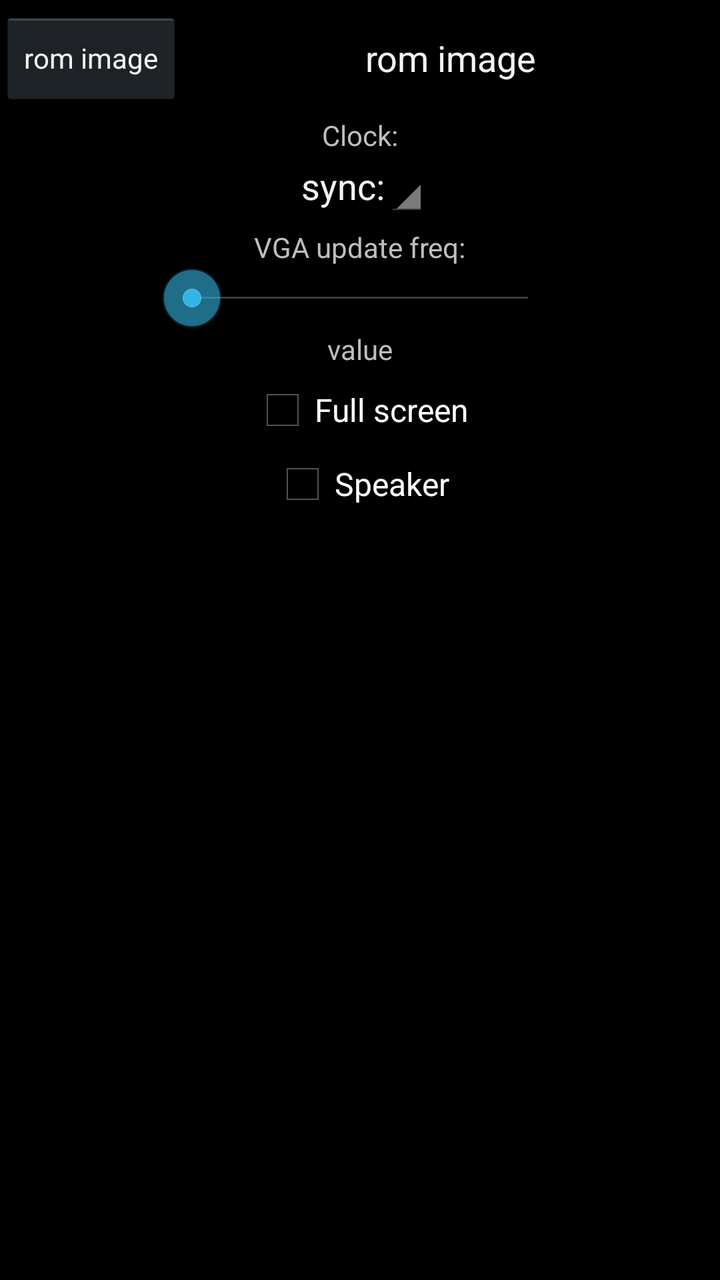
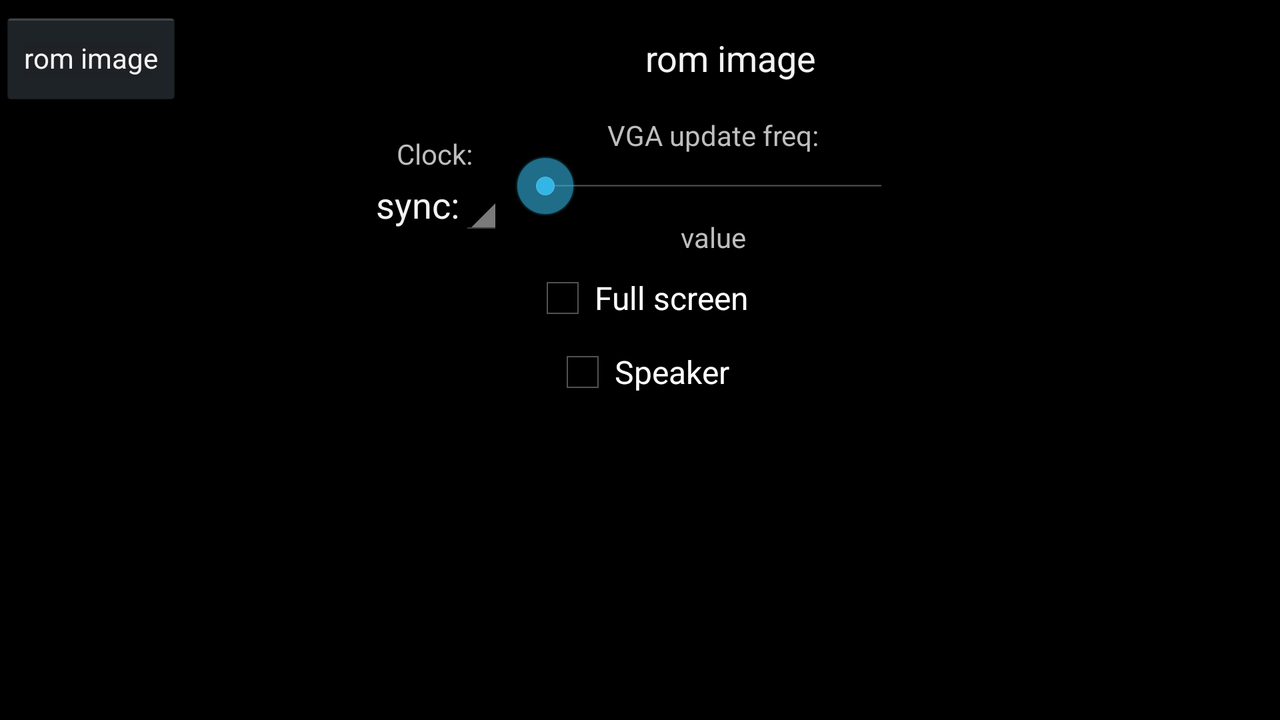

An Android layout and its configuration variant, each rendered on a device that would load it. The default file and the variant file are quoted in full after the pictures.
<!-- AndroidManifest.xml: application theme android:Theme.Holo -->
<!-- res/layout/fragment_misc.xml -->
<?xml version="1.0" encoding="utf-8"?>
<ScrollView xmlns:android="http://schemas.android.com/apk/res/android"
    android:layout_width="fill_parent"
    android:layout_height="fill_parent"
    android:gravity="center_horizontal"
    android:orientation="vertical">

    <LinearLayout
        android:layout_width="match_parent"
        android:layout_height="match_parent"
        android:gravity="center"
        android:orientation="vertical">

        <LinearLayout
            android:id="@+id/romSelectionLayout"
            android:layout_width="match_parent"
            android:layout_height="wrap_content"
            android:layout_marginTop="5dp"
            android:background="@drawable/my_border"
            android:gravity="center_vertical|center_horizontal"
            android:orientation="horizontal">

            <Button
                android:id="@+id/miscButtonRomImage"
                style="?android:attr/buttonStyleSmall"
                android:layout_width="wrap_content"
                android:layout_height="wrap_content"
                android:text="rom image" />

            <TextView
                android:id="@+id/miscTextViewRomImage"
                android:layout_width="match_parent"
                android:layout_height="wrap_content"
                android:layout_marginLeft="10dp"
                android:layout_marginRight="10dp"
                android:gravity="center"
                android:text="rom image"
                android:textAppearance="?android:attr/textAppearanceMedium" />

        </LinearLayout>

        <LinearLayout
            android:id="@+id/vgaRomSelectionLayout"
            android:layout_width="wrap_content"
            android:layout_height="0dp"
            android:gravity="center_vertical|center_horizontal"
            android:orientation="horizontal"
            android:visibility="invisible">

            <Button
                android:id="@+id/miscButtonVgaRomImage"
                style="?android:attr/buttonStyleSmall"
                android:layout_width="wrap_content"
                android:layout_height="wrap_content"
                android:text="vga rom image" />

            <TextView
                android:id="@+id/miscTextViewVgaRomImage"
                android:layout_width="wrap_content"
                android:layout_height="wrap_content"
                android:layout_marginLeft="10dp"
                android:text="vga rom image"
                android:textAppearance="?android:attr/textAppearanceMedium" />

        </LinearLayout>

        <LinearLayout
            android:layout_width="wrap_content"
            android:layout_height="wrap_content"
            android:layout_marginTop="5dp"
            android:background="@drawable/my_border"
            android:gravity="center_vertical|center_horizontal"
            android:orientation="vertical">

            <TextView
                android:layout_width="wrap_content"
                android:layout_height="wrap_content"
                android:text="Clock:" />

            <LinearLayout
                android:layout_width="wrap_content"
                android:layout_height="wrap_content"
                android:gravity="center_vertical|center_horizontal"
                android:orientation="horizontal">

                <TextView
                    android:layout_width="wrap_content"
                    android:layout_height="wrap_content"
                    android:layout_marginLeft="5dp"
                    android:text="sync:"
                    android:textAppearance="?android:attr/textAppearanceMedium" />

                <Spinner
                    android:id="@+id/miscSpinnerClockSync"
                    android:layout_width="wrap_content"
                    android:layout_height="wrap_content"
                    android:padding="0dp" />

            </LinearLayout>

        </LinearLayout>

        <LinearLayout
            android:id="@+id/vgaUpdateFreqLayout"
            android:layout_width="200dp"
            android:layout_height="wrap_content"
            android:layout_marginTop="5dp"
            android:background="@drawable/my_border"
            android:gravity="center_horizontal"
            android:orientation="vertical">

            <TextView
                android:layout_width="wrap_content"
                android:layout_height="wrap_content"
                android:text="VGA update freq:" />

            <SeekBar
                android:id="@+id/miscSeekBarVgaUpdateFreq"
                android:layout_width="match_parent"
                android:layout_height="wrap_content"
                android:max="15" />

            <TextView
                android:id="@+id/miscTextViewVgaUpdateFreq"
                android:layout_width="wrap_content"
                android:layout_height="wrap_content"
                android:text="value" />

        </LinearLayout>

        <CheckBox
            android:id="@+id/miscCheckBoxFullscreen"
            android:layout_width="wrap_content"
            android:layout_height="wrap_content"
            android:layout_marginTop="5dp"
            android:text="Full screen" />

        <CheckBox
            android:id="@+id/miscCheckBoxSpeaker"
            android:layout_width="wrap_content"
            android:layout_height="wrap_content"
            android:layout_marginTop="5dp"
            android:text="Speaker" />

    </LinearLayout>

</ScrollView>
<!-- resources referenced by this layout -->
<resources>

</resources>
<!-- res/layout-land/fragment_misc.xml (the repository's variant of the layout above) -->
<!-- drawn on the phone turned sideways -->
<?xml version="1.0" encoding="utf-8"?>
<ScrollView xmlns:android="http://schemas.android.com/apk/res/android"
    android:layout_width="fill_parent"
    android:layout_height="fill_parent"
    android:gravity="center_horizontal"
    android:orientation="vertical">

    <LinearLayout
        android:layout_width="match_parent"
        android:layout_height="match_parent"
        android:gravity="center"
        android:orientation="vertical">

        <LinearLayout
            android:id="@+id/romSelectionLayout"
            android:layout_width="match_parent"
            android:layout_height="wrap_content"
            android:layout_marginTop="5dp"
            android:background="@drawable/my_border"
            android:gravity="center_vertical|center_horizontal"
            android:orientation="horizontal">

            <Button
                android:id="@+id/miscButtonRomImage"
                style="?android:attr/buttonStyleSmall"
                android:layout_width="wrap_content"
                android:layout_height="wrap_content"
                android:text="rom image" />

            <TextView
                android:id="@+id/miscTextViewRomImage"
                android:layout_width="match_parent"
                android:layout_height="wrap_content"
                android:layout_marginLeft="10dp"
                android:layout_marginRight="10dp"
                android:gravity="center"
                android:text="rom image"
                android:textAppearance="?android:attr/textAppearanceMedium" />

        </LinearLayout>

        <LinearLayout
            android:id="@+id/vgaRomSelectionLayout"
            android:layout_width="wrap_content"
            android:layout_height="0dp"
            android:gravity="center_vertical|center_horizontal"
            android:orientation="horizontal"
            android:visibility="invisible">

            <Button
                android:id="@+id/miscButtonVgaRomImage"
                style="?android:attr/buttonStyleSmall"
                android:layout_width="wrap_content"
                android:layout_height="wrap_content"
                android:text="vga rom image" />

            <TextView
                android:id="@+id/miscTextViewVgaRomImage"
                android:layout_width="wrap_content"
                android:layout_height="wrap_content"
                android:layout_marginLeft="10dp"
                android:text="vga rom image"
                android:textAppearance="?android:attr/textAppearanceMedium" />

        </LinearLayout>

        <LinearLayout
            android:layout_width="match_parent"
            android:layout_height="wrap_content"
            android:layout_marginTop="5dp"
            android:gravity="center"
            android:orientation="horizontal">

            <LinearLayout
                android:layout_width="wrap_content"
                android:layout_height="wrap_content"
                android:background="@drawable/my_border"
                android:gravity="center_vertical|center_horizontal"
                android:orientation="vertical">

                <TextView
                    android:layout_width="wrap_content"
                    android:layout_height="wrap_content"
                    android:text="Clock:" />

                <LinearLayout
                    android:layout_width="wrap_content"
                    android:layout_height="wrap_content"
                    android:gravity="center_vertical|center_horizontal"
                    android:orientation="horizontal">

                    <TextView
                        android:layout_width="wrap_content"
                        android:layout_height="wrap_content"
                        android:layout_marginLeft="5dp"
                        android:text="sync:"
                        android:textAppearance="?android:attr/textAppearanceMedium" />

                    <Spinner
                        android:id="@+id/miscSpinnerClockSync"
                        android:layout_width="wrap_content"
                        android:layout_height="wrap_content"
                        android:padding="0dp" />

                </LinearLayout>

            </LinearLayout>

            <LinearLayout
                android:id="@+id/vgaUpdateFreqLayout"
                android:layout_width="200dp"
                android:layout_height="wrap_content"
                android:layout_marginLeft="5dp"
                android:background="@drawable/my_border"
                android:gravity="center_horizontal"
                android:orientation="vertical">

                <TextView
                    android:layout_width="wrap_content"
                    android:layout_height="wrap_content"
                    android:text="VGA update freq:" />

                <SeekBar
                    android:id="@+id/miscSeekBarVgaUpdateFreq"
                    android:layout_width="match_parent"
                    android:layout_height="wrap_content"
                    android:max="15" />

                <TextView
                    android:id="@+id/miscTextViewVgaUpdateFreq"
                    android:layout_width="wrap_content"
                    android:layout_height="wrap_content"
                    android:text="value" />

            </LinearLayout>

        </LinearLayout>

        <CheckBox
            android:id="@+id/miscCheckBoxFullscreen"
            android:layout_width="wrap_content"
            android:layout_height="wrap_content"
            android:layout_marginTop="5dp"
            android:text="Full screen" />

        <CheckBox
            android:id="@+id/miscCheckBoxSpeaker"
            android:layout_width="wrap_content"
            android:layout_height="wrap_content"
            android:layout_marginTop="5dp"
            android:text="Speaker" />

    </LinearLayout>

</ScrollView>
